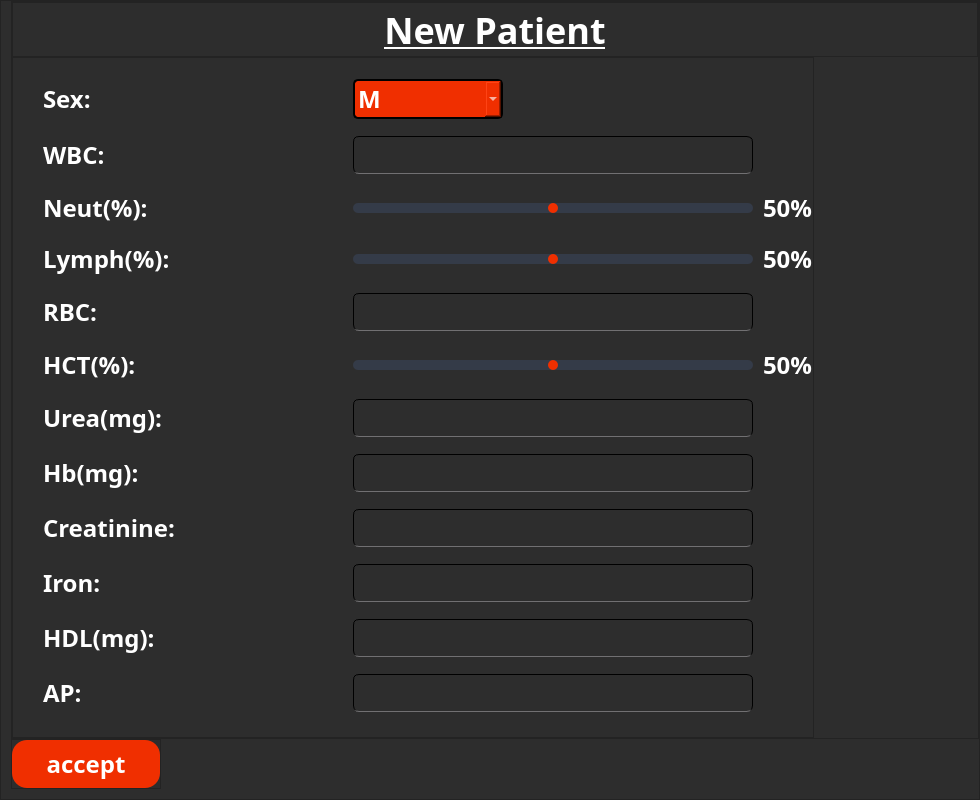
<?xml version="1.0" encoding="UTF-8"?>
<ui version="4.0">
 <class>MainWindow</class>
 <widget class="QMainWindow" name="MainWindow">
  <property name="geometry">
   <rect>
    <x>0</x>
    <y>0</y>
    <width>980</width>
    <height>800</height>
   </rect>
  </property>
  <property name="minimumSize">
   <size>
    <width>980</width>
    <height>800</height>
   </size>
  </property>
  <property name="windowTitle">
   <string>MainWindow</string>
  </property>
  <property name="styleSheet">
   <string notr="true">
*{
	font-family:century gothic;
	font-size:24px;
	color: white;
	font-weight: bold;
}


QLineEdit{
	
	background:transparent;
	border:1px solid;
	color:white;
	border-bottom:1px solid #717072;
	border-radius:6px;
}

QSlider{
	margin:0px;
	
}

QSlider::groove:horizontal{
	
	border-radius:5px;
	margin:0px;
	height:10px;
	background-color: rgb(52, 59, 72);
}

QSlider::groove:horizontal:hover{
	background-color: rgb(90, 102, 125);
}

QSlider::handle:horizontal{
	border:none;
	height:10px;
	width:10px;
	margin:0px;
	border-radius:5px;
	background-color: rgb(240, 47, 0);
}

QSlider::handle:horizontal:hover{
	background:#B02300;
}

QSlider::handle:horizontal:pressed{
	background:#701600;
}
</string>
  </property>
  <widget class="QWidget" name="centralwidget">
   <layout class="QHBoxLayout" name="horizontalLayout">
    <property name="spacing">
     <number>0</number>
    </property>
    <property name="leftMargin">
     <number>0</number>
    </property>
    <property name="topMargin">
     <number>0</number>
    </property>
    <property name="rightMargin">
     <number>0</number>
    </property>
    <property name="bottomMargin">
     <number>0</number>
    </property>
    <item>
     <widget class="QFrame" name="frame_content">
      <property name="styleSheet">
       <string notr="true">background-color: rgb(45, 45, 45);</string>
      </property>
      <property name="frameShape">
       <enum>QFrame::StyledPanel</enum>
      </property>
      <property name="frameShadow">
       <enum>QFrame::Raised</enum>
      </property>
      <layout class="QVBoxLayout" name="verticalLayout">
       <property name="spacing">
        <number>0</number>
       </property>
       <property name="leftMargin">
        <number>10</number>
       </property>
       <property name="topMargin">
        <number>0</number>
       </property>
       <property name="rightMargin">
        <number>0</number>
       </property>
       <property name="bottomMargin">
        <number>10</number>
       </property>
       <item>
        <widget class="QFrame" name="frame_mainbody">
         <property name="frameShape">
          <enum>QFrame::StyledPanel</enum>
         </property>
         <property name="frameShadow">
          <enum>QFrame::Raised</enum>
         </property>
         <layout class="QVBoxLayout" name="verticalLayout_2">
          <property name="spacing">
           <number>0</number>
          </property>
          <property name="leftMargin">
           <number>0</number>
          </property>
          <property name="topMargin">
           <number>0</number>
          </property>
          <property name="rightMargin">
           <number>0</number>
          </property>
          <property name="bottomMargin">
           <number>0</number>
          </property>
          <item>
           <widget class="QFrame" name="frame_title">
            <property name="minimumSize">
             <size>
              <width>0</width>
              <height>55</height>
             </size>
            </property>
            <property name="maximumSize">
             <size>
              <width>16777215</width>
              <height>55</height>
             </size>
            </property>
            <property name="frameShape">
             <enum>QFrame::StyledPanel</enum>
            </property>
            <property name="frameShadow">
             <enum>QFrame::Raised</enum>
            </property>
            <layout class="QHBoxLayout" name="horizontalLayout_3">
             <property name="spacing">
              <number>0</number>
             </property>
             <property name="leftMargin">
              <number>0</number>
             </property>
             <property name="topMargin">
              <number>0</number>
             </property>
             <property name="rightMargin">
              <number>0</number>
             </property>
             <property name="bottomMargin">
              <number>0</number>
             </property>
             <item>
              <widget class="QLabel" name="label_title">
               <property name="font">
                <font>
                 <family>century gothic</family>
                 <pointsize>-1</pointsize>
                 <weight>75</weight>
                 <bold>true</bold>
                 <underline>true</underline>
                </font>
               </property>
               <property name="styleSheet">
                <string notr="true">text-decoration:underline;
font-size:36px;

</string>
               </property>
               <property name="text">
                <string>New Patient</string>
               </property>
               <property name="alignment">
                <set>Qt::AlignCenter</set>
               </property>
              </widget>
             </item>
            </layout>
           </widget>
          </item>
          <item alignment="Qt::AlignLeft">
           <widget class="QFrame" name="frame_body">
            <property name="minimumSize">
             <size>
              <width>0</width>
              <height>0</height>
             </size>
            </property>
            <property name="frameShape">
             <enum>QFrame::StyledPanel</enum>
            </property>
            <property name="frameShadow">
             <enum>QFrame::Raised</enum>
            </property>
            <layout class="QGridLayout" name="gridLayout" columnstretch="0,0,0" columnminimumwidth="300,0,0">
             <property name="leftMargin">
              <number>30</number>
             </property>
             <property name="rightMargin">
              <number>0</number>
             </property>
             <property name="horizontalSpacing">
              <number>10</number>
             </property>
             <property name="verticalSpacing">
              <number>5</number>
             </property>
             <item row="2" column="0">
              <widget class="QLabel" name="label_Neut">
               <property name="text">
                <string>Neut(%):</string>
               </property>
              </widget>
             </item>
             <item row="2" column="1">
              <widget class="QSlider" name="Slider_Neut">
               <property name="sizePolicy">
                <sizepolicy hsizetype="Fixed" vsizetype="Fixed">
                 <horstretch>0</horstretch>
                 <verstretch>0</verstretch>
                </sizepolicy>
               </property>
               <property name="minimumSize">
                <size>
                 <width>400</width>
                 <height>0</height>
                </size>
               </property>
               <property name="maximum">
                <number>100</number>
               </property>
               <property name="value">
                <number>50</number>
               </property>
               <property name="sliderPosition">
                <number>50</number>
               </property>
               <property name="orientation">
                <enum>Qt::Horizontal</enum>
               </property>
               <property name="invertedAppearance">
                <bool>false</bool>
               </property>
               <property name="tickPosition">
                <enum>QSlider::TicksBelow</enum>
               </property>
               <property name="tickInterval">
                <number>10</number>
               </property>
              </widget>
             </item>
             <item row="3" column="0">
              <widget class="QLabel" name="label_Lymph">
               <property name="text">
                <string>Lymph(%):</string>
               </property>
              </widget>
             </item>
             <item row="3" column="1">
              <widget class="QSlider" name="Slider_Lymph">
               <property name="sizePolicy">
                <sizepolicy hsizetype="Fixed" vsizetype="Fixed">
                 <horstretch>0</horstretch>
                 <verstretch>0</verstretch>
                </sizepolicy>
               </property>
               <property name="minimumSize">
                <size>
                 <width>400</width>
                 <height>0</height>
                </size>
               </property>
               <property name="maximum">
                <number>100</number>
               </property>
               <property name="sliderPosition">
                <number>50</number>
               </property>
               <property name="orientation">
                <enum>Qt::Horizontal</enum>
               </property>
               <property name="tickPosition">
                <enum>QSlider::TicksBelow</enum>
               </property>
               <property name="tickInterval">
                <number>10</number>
               </property>
              </widget>
             </item>
             <item row="3" column="2">
              <widget class="QLabel" name="label_Lymph_value">
               <property name="text">
                <string>50%</string>
               </property>
              </widget>
             </item>
             <item row="0" column="1">
              <widget class="QComboBox" name="comboBox_Sex">
               <property name="maximumSize">
                <size>
                 <width>150</width>
                 <height>16777215</height>
                </size>
               </property>
               <property name="styleSheet">
                <string notr="true">*{
	background-color: rgb(240, 47, 0);
	border: 2px solid black;
	border-radius: 5px;
	
}

QAbstractItemView {
	selection-background-color:#701600;
	outline:none;
	margin:-1px;
	padding: 2px 2px 2px 2px;
}

::down-arrow{
	image: url(:/Icons/arrow-down-16.png);
}
</string>
               </property>
               <item>
                <property name="text">
                 <string>M</string>
                </property>
               </item>
               <item>
                <property name="text">
                 <string>F</string>
                </property>
               </item>
              </widget>
             </item>
             <item row="1" column="1">
              <widget class="QLineEdit" name="lineEdit_WBC">
               <property name="sizePolicy">
                <sizepolicy hsizetype="Fixed" vsizetype="Fixed">
                 <horstretch>0</horstretch>
                 <verstretch>0</verstretch>
                </sizepolicy>
               </property>
               <property name="minimumSize">
                <size>
                 <width>400</width>
                 <height>0</height>
                </size>
               </property>
               <property name="inputMask">
                <string/>
               </property>
               <property name="text">
                <string/>
               </property>
               <property name="placeholderText">
                <string/>
               </property>
              </widget>
             </item>
             <item row="2" column="2">
              <widget class="QLabel" name="label_Neut_value">
               <property name="text">
                <string>50%</string>
               </property>
              </widget>
             </item>
             <item row="1" column="0">
              <widget class="QLabel" name="label_WBC">
               <property name="text">
                <string>WBC:</string>
               </property>
              </widget>
             </item>
             <item row="0" column="0">
              <widget class="QLabel" name="label_sex">
               <property name="font">
                <font>
                 <family>century gothic</family>
                 <pointsize>-1</pointsize>
                 <weight>75</weight>
                 <bold>true</bold>
                </font>
               </property>
               <property name="styleSheet">
                <string notr="true"/>
               </property>
               <property name="text">
                <string>Sex:</string>
               </property>
               <property name="alignment">
                <set>Qt::AlignLeading|Qt::AlignLeft|Qt::AlignVCenter</set>
               </property>
              </widget>
             </item>
             <item row="5" column="0">
              <widget class="QLabel" name="label_HCT">
               <property name="text">
                <string>HCT(%):</string>
               </property>
              </widget>
             </item>
             <item row="6" column="0">
              <widget class="QLabel" name="label_Urea">
               <property name="frameShape">
                <enum>QFrame::NoFrame</enum>
               </property>
               <property name="text">
                <string>Urea(mg):</string>
               </property>
              </widget>
             </item>
             <item row="6" column="1">
              <widget class="QLineEdit" name="lineEdit_Urea">
               <property name="sizePolicy">
                <sizepolicy hsizetype="Fixed" vsizetype="Fixed">
                 <horstretch>0</horstretch>
                 <verstretch>0</verstretch>
                </sizepolicy>
               </property>
               <property name="minimumSize">
                <size>
                 <width>400</width>
                 <height>0</height>
                </size>
               </property>
              </widget>
             </item>
             <item row="7" column="0">
              <widget class="QLabel" name="label_Hb">
               <property name="text">
                <string>Hb(mg):</string>
               </property>
              </widget>
             </item>
             <item row="4" column="0">
              <widget class="QLabel" name="label_RBC">
               <property name="text">
                <string>RBC:</string>
               </property>
              </widget>
             </item>
             <item row="5" column="1">
              <widget class="QSlider" name="Slider_HCT">
               <property name="sizePolicy">
                <sizepolicy hsizetype="Fixed" vsizetype="Fixed">
                 <horstretch>0</horstretch>
                 <verstretch>0</verstretch>
                </sizepolicy>
               </property>
               <property name="minimumSize">
                <size>
                 <width>400</width>
                 <height>0</height>
                </size>
               </property>
               <property name="maximum">
                <number>100</number>
               </property>
               <property name="sliderPosition">
                <number>50</number>
               </property>
               <property name="orientation">
                <enum>Qt::Horizontal</enum>
               </property>
               <property name="tickPosition">
                <enum>QSlider::TicksBelow</enum>
               </property>
               <property name="tickInterval">
                <number>10</number>
               </property>
              </widget>
             </item>
             <item row="4" column="1">
              <widget class="QLineEdit" name="lineEdit_RBC">
               <property name="sizePolicy">
                <sizepolicy hsizetype="Fixed" vsizetype="Fixed">
                 <horstretch>0</horstretch>
                 <verstretch>0</verstretch>
                </sizepolicy>
               </property>
               <property name="minimumSize">
                <size>
                 <width>400</width>
                 <height>0</height>
                </size>
               </property>
              </widget>
             </item>
             <item row="7" column="1">
              <widget class="QLineEdit" name="lineEdit_Hb">
               <property name="sizePolicy">
                <sizepolicy hsizetype="Fixed" vsizetype="Fixed">
                 <horstretch>0</horstretch>
                 <verstretch>0</verstretch>
                </sizepolicy>
               </property>
               <property name="minimumSize">
                <size>
                 <width>400</width>
                 <height>0</height>
                </size>
               </property>
              </widget>
             </item>
             <item row="8" column="0">
              <widget class="QLabel" name="label_Creatini">
               <property name="frameShape">
                <enum>QFrame::NoFrame</enum>
               </property>
               <property name="text">
                <string>Creatinine:</string>
               </property>
              </widget>
             </item>
             <item row="8" column="1">
              <widget class="QLineEdit" name="lineEdit_Creatinine">
               <property name="sizePolicy">
                <sizepolicy hsizetype="Fixed" vsizetype="Fixed">
                 <horstretch>0</horstretch>
                 <verstretch>0</verstretch>
                </sizepolicy>
               </property>
               <property name="minimumSize">
                <size>
                 <width>400</width>
                 <height>0</height>
                </size>
               </property>
              </widget>
             </item>
             <item row="9" column="0">
              <widget class="QLabel" name="label_Iron">
               <property name="text">
                <string>Iron:</string>
               </property>
              </widget>
             </item>
             <item row="9" column="1">
              <widget class="QLineEdit" name="lineEdit_Iron">
               <property name="sizePolicy">
                <sizepolicy hsizetype="Fixed" vsizetype="Fixed">
                 <horstretch>0</horstretch>
                 <verstretch>0</verstretch>
                </sizepolicy>
               </property>
               <property name="minimumSize">
                <size>
                 <width>400</width>
                 <height>0</height>
                </size>
               </property>
              </widget>
             </item>
             <item row="10" column="0">
              <widget class="QLabel" name="label_HDL">
               <property name="text">
                <string>HDL(mg):</string>
               </property>
              </widget>
             </item>
             <item row="11" column="1">
              <widget class="QLineEdit" name="lineEdit_AP">
               <property name="sizePolicy">
                <sizepolicy hsizetype="Fixed" vsizetype="Fixed">
                 <horstretch>0</horstretch>
                 <verstretch>0</verstretch>
                </sizepolicy>
               </property>
               <property name="minimumSize">
                <size>
                 <width>400</width>
                 <height>0</height>
                </size>
               </property>
              </widget>
             </item>
             <item row="10" column="1">
              <widget class="QLineEdit" name="lineEdit_HDL">
               <property name="sizePolicy">
                <sizepolicy hsizetype="Fixed" vsizetype="Fixed">
                 <horstretch>0</horstretch>
                 <verstretch>0</verstretch>
                </sizepolicy>
               </property>
               <property name="minimumSize">
                <size>
                 <width>400</width>
                 <height>0</height>
                </size>
               </property>
              </widget>
             </item>
             <item row="11" column="0">
              <widget class="QLabel" name="label_AP">
               <property name="text">
                <string>AP:</string>
               </property>
              </widget>
             </item>
             <item row="5" column="2">
              <widget class="QLabel" name="label_HCT_value">
               <property name="text">
                <string>50%</string>
               </property>
               <property name="alignment">
                <set>Qt::AlignLeading|Qt::AlignLeft|Qt::AlignTop</set>
               </property>
              </widget>
             </item>
            </layout>
           </widget>
          </item>
         </layout>
        </widget>
       </item>
       <item alignment="Qt::AlignLeft">
        <widget class="QFrame" name="frame_navigation">
         <property name="minimumSize">
          <size>
           <width>150</width>
           <height>50</height>
          </size>
         </property>
         <property name="maximumSize">
          <size>
           <width>150</width>
           <height>50</height>
          </size>
         </property>
         <property name="frameShape">
          <enum>QFrame::StyledPanel</enum>
         </property>
         <property name="frameShadow">
          <enum>QFrame::Raised</enum>
         </property>
         <layout class="QHBoxLayout" name="horizontalLayout_2">
          <property name="spacing">
           <number>0</number>
          </property>
          <property name="leftMargin">
           <number>0</number>
          </property>
          <property name="topMargin">
           <number>0</number>
          </property>
          <property name="rightMargin">
           <number>0</number>
          </property>
          <property name="bottomMargin">
           <number>0</number>
          </property>
          <item>
           <widget class="QPushButton" name="btn_accept">
            <property name="sizePolicy">
             <sizepolicy hsizetype="Expanding" vsizetype="Expanding">
              <horstretch>0</horstretch>
              <verstretch>0</verstretch>
             </sizepolicy>
            </property>
            <property name="styleSheet">
             <string notr="true">*{
	background-color: rgb(240, 47, 0);
	border-radius:15px;
}
:hover{
	color:white;
	background:#B02300;
}

:pressed{
	background:#701600;
}</string>
            </property>
            <property name="text">
             <string>accept</string>
            </property>
           </widget>
          </item>
         </layout>
        </widget>
       </item>
      </layout>
     </widget>
    </item>
   </layout>
  </widget>
 </widget>
 <resources>
  <include location="../Images/Icons.qrc"/>
 </resources>
 <connections/>
</ui>
